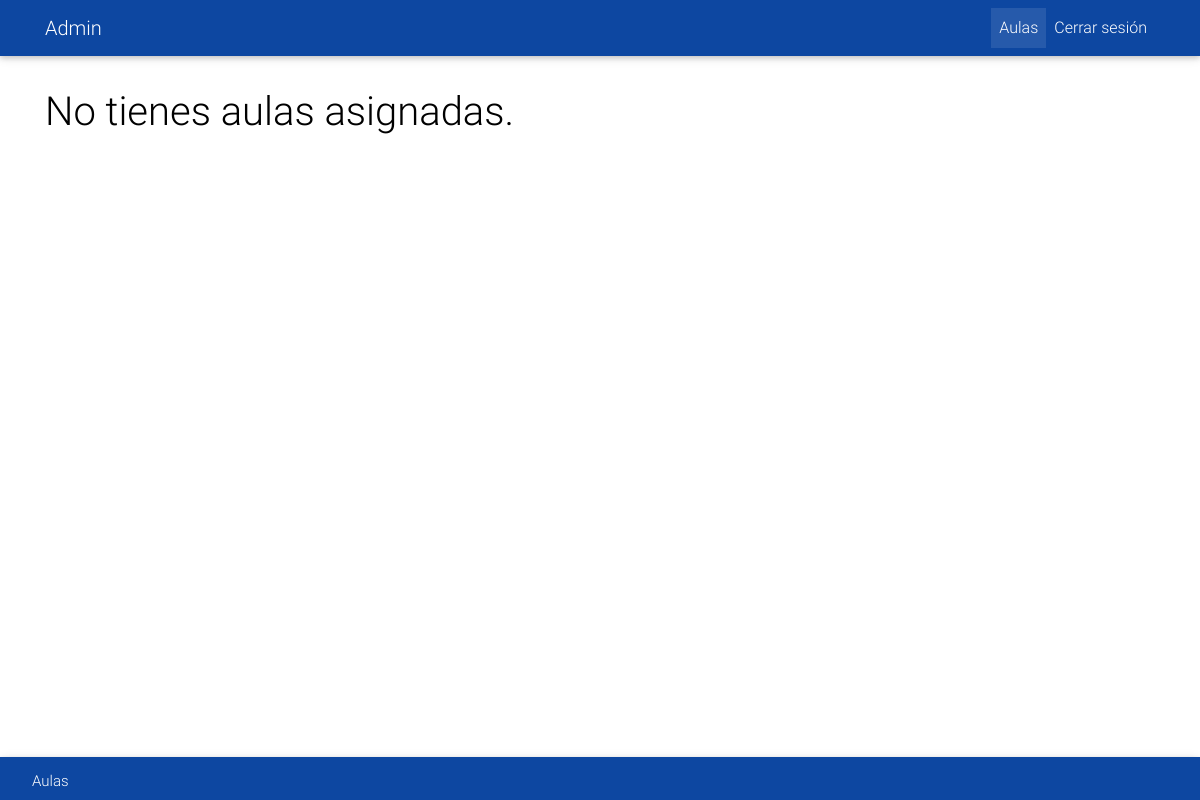
The app's page /catalog/ (signed in), older data.
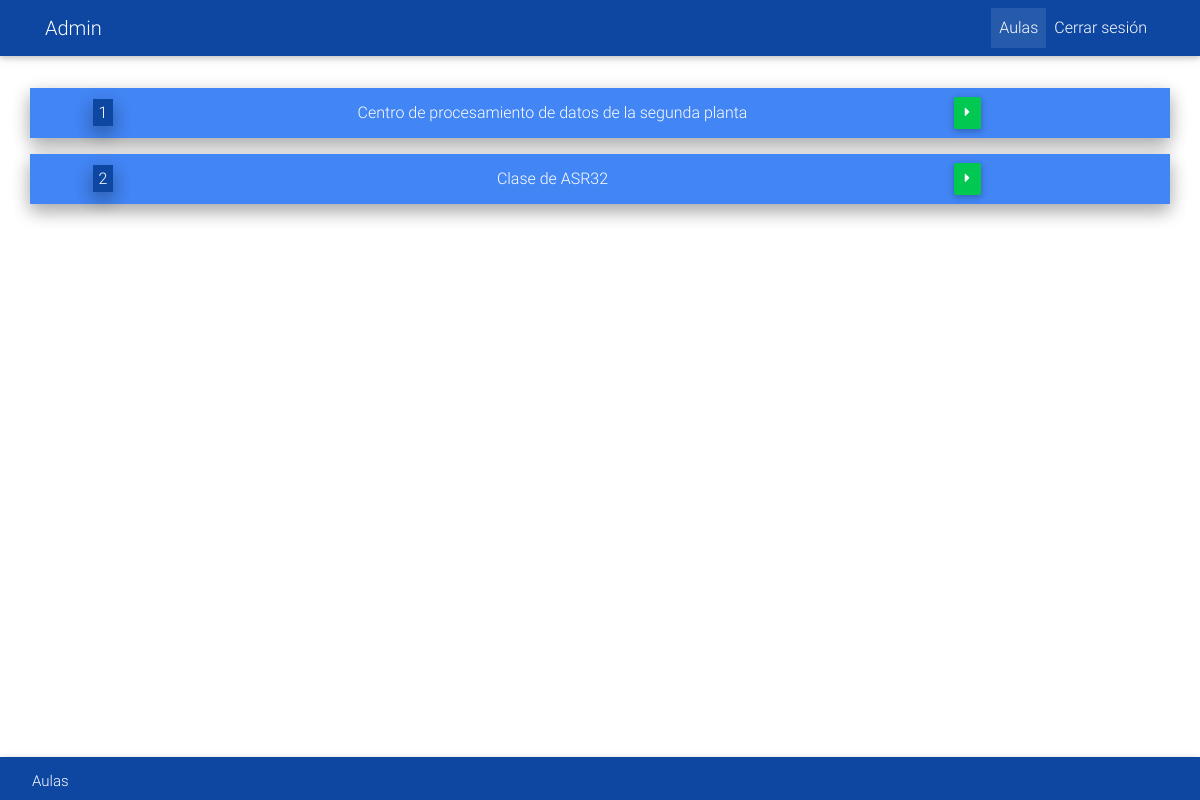
The same page, newer data.
### catalog/models.py (models this page shows, shortened)
class Zona(models.Model):
    num_zona = models.IntegerField(
        unique=True,
        null=True,
        blank=True,
        help_text="Numero de aula (identificador)."
    )
    ip = models.CharField(
        primary_key=True,
        max_length=25,
        help_text="Ip del dispositivo asociado a esta aula"
    )
    modelo = models.CharField(
        max_length=25,
        help_text="Introduce el modelo del arduino (p. ej. Uno, Mega, etc.)"
    )
    tipo = models.CharField(
        max_length=25,
        blank=True,
        null=True,
        help_text="Tipo de aula (p. ej. Clase, C.P.D...)"
    )
    descripcion = models.TextField(
        max_length=1000,
        help_text="Introduce una descripción de la zona."
    )
    dentro = models.BooleanField(
        default=False,
        help_text="La zona se encuentra ocupada o no."
    )
    class Meta:
        ordering = ["num_zona", "ip"]
        unique_together = (
            "ip", "num_zona"
        )

### catalog/views.py (the view)
# urls.py: path('', views.ZonaListView.as_view(), name='zonas'),
class ZonaListView(generic.ListView):
    model = Zona
    paginate_by = 10

### catalog/templates/catalog/zona_list.html (shortened to what this page needs)
{% extends "base_generic.html" %}
{% block content %}
{% if zona_list %}
{% for zona in zona_list %}
<div class="row fuera filaAula primary-color align-items-center justify-content-md-center z-depth-2">
    <div class="col-1"><span class="numAula z-depth-2">{{ zona.num_zona }}</span></div>
    <div class="col-8 text-center text-truncate">{{ zona.descripcion }}</div>
    <div class='col-2 float-right'>
        <a href="{% url 'zona-detail' zona.ip %}" class='btn btn-{% if aula.dentro %}danger{%else %}success{% endif %} botonIr'><i class='fa fa-caret-right' aria-hidden='true'></i></a>
    </div>
</div>
{% endfor %}
{% else %}
<h1 class="black-text">No tienes aulas asignadas.</h1>
{% endif %}
{% endblock %}

### catalog/templates/base_generic.html (shortened to what this page needs)
<!DOCTYPE html>
<html lang="en">
<head>
  <link rel="stylesheet" href="https://maxcdn.bootstrapcdn.com/font-awesome/4.7.0/css/font-awesome.min.css">
  {% load static %}
  <link href="{% static 'css/bootstrap.min.css' %}" rel="stylesheet">
  <link href="{% static 'css/mdb.min.css' %}" rel="stylesheet">
  <link href="{% static 'css/styleUsers.css' %}" rel="stylesheet">
</head>
    <body id="bodyWallpaper">
    <header>
        {% if user.is_authenticated %}
        <nav class="navbar navbar-expand-lg navbar-dark primary-color-dark">
            <div class="container">
                <a class="navbar-brand text-capitalize" href="#">{{ user.get_username }}</a>
                <div class="navbar-collapse collapse order-3 dual-collapse2">
                    <ul class="navbar-nav ml-auto">
                        <li class="nav-item text-sm-center active">
                            <a class="nav-link text-center " href="{% url 'zonas' %}">Aulas</a>
                        </li>
                        <li class="nav-item text-sm-center">
                            <a class="nav-link text-center" href="#!">Cerrar sesión</a>
                        </li>
                    </ul>
                </div>
            </div>
        </nav>
        <div class="container">
          <div class="row">
            <div class="navbar fixed-bottom navbar-dark">
                <ol class="breadcrumb">
                  <li class="breadcrumb-item active"><a class="white-text" href="{% url 'zonas' %}">Aulas</a></li>
                </ol>
            </div>
          </div>
        </div>
        {% endif %}
    </header>
    <main>
        <div class="container">
            {% block content %}{% endblock %}
        </div>
    </main>
</body>
</html>

### catalog/static/css/styleUsers.css (style rules this page uses)
main { padding: 16px; padding-top: 32px; color: white; }
.filaAula { min-height: 50px; margin-bottom: 16px; }
.numAula { padding: 4px; padding-left: 6px; padding-right: 6px; min-height: 30px !important; background-color: #0d47a1; }
.botonIr { padding: .4rem .7rem; background-color: #00C851; }
.breadcrumb { background-color: rgba(0,0,0,0) !important; }
div.navbar { background-color: #0d47a1; }

Row changes from the older to the newer data that the page shows:
added Zona: num_zona "1", descripcion "Centro de procesamiento de datos de la segunda planta"
added Zona: num_zona "2", descripcion "Clase de ASR32"
Text that changed along with them:
text no longer shown: "No tienes aulas asignadas."
